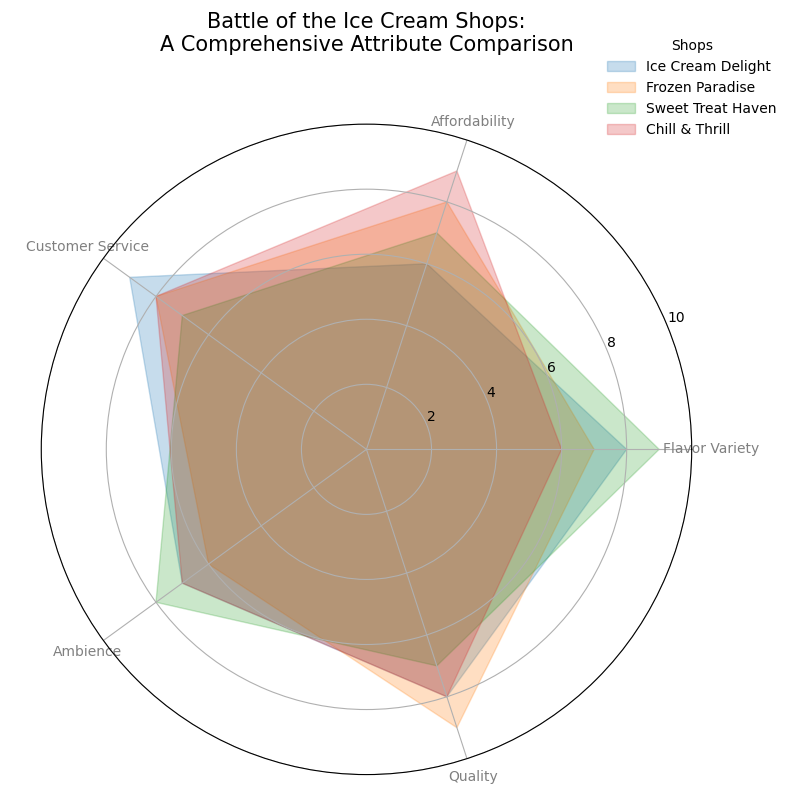

Reproduce this figure in Python.
import numpy as np
import matplotlib.pyplot as plt
from math import pi

categories = ['Flavor Variety', 'Affordability', 'Customer Service', 'Ambience', 'Quality']
N = len(categories)

shopA_scores = [8, 6, 9, 7, 8]
shopB_scores = [7, 8, 8, 6, 9]
shopC_scores = [9, 7, 7, 8, 7]
shopD_scores = [6, 9, 8, 7, 8]

angles = np.linspace(0, 2 * pi, N, endpoint=False).tolist()
angles += angles[:1]

shopA_scores += shopA_scores[:1]
shopB_scores += shopB_scores[:1]
shopC_scores += shopC_scores[:1]
shopD_scores += shopD_scores[:1]

fig, ax = plt.subplots(figsize=(8, 8), subplot_kw=dict(polar=True))

# Plot each shop with filled area and remove redundant lines
ax.fill(angles, shopA_scores, color='#1f77b4', alpha=0.25, label='Ice Cream Delight')
ax.fill(angles, shopB_scores, color='#ff7f0e', alpha=0.25, label='Frozen Paradise')
ax.fill(angles, shopC_scores, color='#2ca02c', alpha=0.25, label='Sweet Treat Haven')
ax.fill(angles, shopD_scores, color='#d62728', alpha=0.25, label='Chill & Thrill')

plt.xticks(angles[:-1], categories, color='grey', size=10)
ax.set_ylim(0, 10)

plt.title("Battle of the Ice Cream Shops:\nA Comprehensive Attribute Comparison", size=15, color='black', y=1.1)
plt.legend(loc='upper right', bbox_to_anchor=(1.15, 1.15), fontsize=10, frameon=False, title="Shops")
plt.tight_layout()
plt.show()
